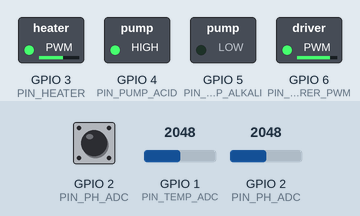
Recording of a sketch running on a simulated ESP32-S3. Parts: switched loads named in the sketch (green lamp = pin HIGH). The inputs (shaded band) are chosen by the test bench; at power-on: GPIO 1 (PIN_TEMP_ADC) = 2048, GPIO 2 (PIN_PH_ADC) = 2048, GPIO 2 (PIN_PH_ADC) HIGH. What the sketch prints to the serial monitor is not drawn.

Above: at 1.2 s.
1.3 s: GPIO 1 (PIN_TEMP_ADC) set to 1850
2.8 s: GPIO 1 (PIN_TEMP_ADC) set to 1744
At 3.6 s:
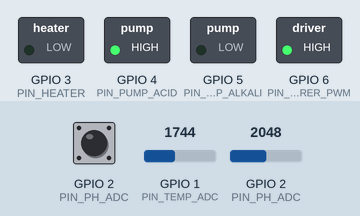
4.3 s: GPIO 2 (PIN_PH_ADC) set to 1879
5.8 s: GPIO 2 (PIN_PH_ADC) set to 1836
At 6.4 s:
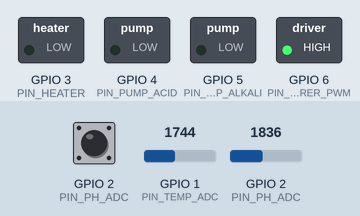
7.3 s: GPIO 1 (PIN_TEMP_ADC) set to 2047
At 8.5 s:
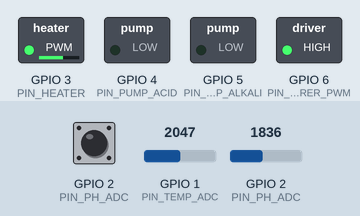
8.8 s: GPIO 2 (PIN_PH_ADC) set to 1460
At 9.3 s:
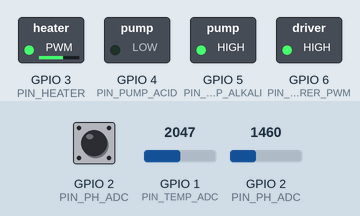
Timing chart, 0 to 11.3 s (numbered marks = the images above; inputs shaded):
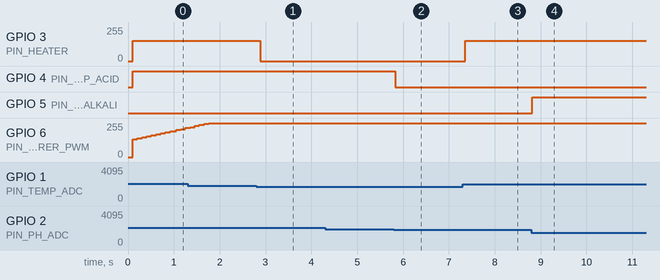

Measured:
- the behaviour switches between 1814 and 1813 on GPIO 1 (PIN_TEMP_ADC) (found by bisection; images 0 and 1)
- the behaviour switches between 1837 and 1836 on GPIO 2 (PIN_PH_ADC) (found by bisection; images 1 and 2)
- after the input at 2.8 s, GPIO 3 (PIN_HEATER): 152/255 → 0/255 after 0.08 s
- after the input at 4.3 s, every drawn part: stays the same
- after the input at 5.8 s, GPIO 4 (PIN_PUMP_ACID): HIGH → LOW at once
- after the input at 7.3 s, GPIO 3 (PIN_HEATER): 0/255 → 152/255 after 0.06 s
- after the input at 8.8 s, GPIO 5 (PIN_PUMP_ALKALI): LOW → HIGH at once

The sketch:

nano_controller.ino
```cpp
/*
 * Bioreactor — Arduino Nano ESP32 (ESP32-S3) controller
 * ======================================================
 * Sits next to the hardware: reads sensors, drives actuators and runs the local
 * control loop. It does NOT connect to WiFi — it exchanges line-delimited JSON
 * with the DevKitC bridge over UART.
 *
 * Implemented from the team spec (items 1-6):
 *   1. Heater is PWM (ledcWrite) with a hard 60% duty cap (never 100% = 48 W
 *      on a 30 W element).
 *   2. Telemetry uses the course JSON shape, sent every 1 s:
 *        { device, seq, window{start,end,seconds,samples},
 *          temperature_C/pH/rpm -> {mean,min,max},   // ~10 readings averaged
 *          actuators_avg -> {heater_pwm, motor_pwm, acid_pwm, base_pwm},  //
 * 0..1 setpoints -> {temperature_C, pH, rpm}, mode, sp_source, alarms[] } The
 * DevKitC adds the unix timestamps (NTP).
 *   3. Commands carry an id, use temperature_C (not temp), and the Nano
 *      range-checks every setpoint (25-35 C, 500-1500 RPM, pH 3-7) and replies
 *      on the UART with {id, ok, applied} (the bridge forwards it to MQTT ack).
 *   5. Stirring uses a Hall sensor at 70 pulses/rev and PI control on the RPM
 *      error (no longer a straight setpoint -> PWM map).
 *
 * Wiring to the DevKitC (UART, crossed):
 *   Nano TX (D1)  -> DevKit RX2 (GPIO16)
 *   Nano RX (D0)  <- DevKit TX2 (GPIO17)
 *   GND           <-> GND
 *
 * Required libraries: ArduinoJson (Benoit Blanchon)
 * Board package: Arduino Nano ESP32
 */

#include <ArduinoJson.h>

// ---------------------------------------------------------------- identity
const char* DEVICE_ID = "bio1";  // matches MQTT_DEVICE_ID on the server

// ---------------------------------------------------------------- pin map
const int PIN_TEMP_ADC = A0;    // thermistor divider (10 k NTC + 10 k series)
const int PIN_PH_ADC = A1;      // pH probe conditioning board
const int PIN_RPM_SENSOR = 2;   // RPM sensor (Hall effect = 70 pulses/rev)
const int PIN_HEATER = 3;       // heater (PWM, 3 Ohm / 30 W)
const int PIN_PUMP_ACID = 4;    // acid peristaltic pump
const int PIN_PUMP_ALKALI = 5;  // alkali (base) peristaltic pump
const int PIN_STIRRER_PWM = 6;  // stirring motor (PWM)

// UART + timing.
const unsigned long UART_BAUD = 115200;
const unsigned long SAMPLE_MS = 100;   // sample sensors at 10 Hz
const unsigned long WINDOW_MS = 1000;  // 1 s telemetry window

// Thermistor (10 kOhm NTC, beta model).
const float R_REF = 10000.0f;
const float R_NOM = 10000.0f;
const float B_COEF = 3950.0f;
const float T_NOM = 298.15f;

// pH calibration — CALIBRATE WITH BUFFER SOLUTIONS.
// pH calibration from the 18 Nov buffer test (pH 4 = 1.26 V, pH 7 = 1.86 V,
// pH 10 = 2.60 V). The response bends at pH 7, so two straight segments.
const float PH7_VOLTS      = 1.86f;
const float PH_LOW_SLOPE   = 5.000f;   // pH 3 to 7 (V <= 1.86)
const float PH_LOW_OFFSET  = -2.300f;
const float PH_HIGH_SLOPE  = 4.054f;   // above pH 7 (V > 1.86)
const float PH_HIGH_OFFSET = -0.541f;

// RPM sensor.
const float PULSES_PER_REV = 70.0f;  // Hall sensor: 70 pulses/rev (item 5)

// Heater safety cap.
const float HEATER_MAX = 0.60f;  // 60% max duty

// Stirring PI controller (item 5): tracks RPM instead of open-loop mapping.
const float KP = 0.0005f;  // duty per RPM of error
const float KI = 0.0003f;  // duty per (RPM·s) of accumulated error
const float RPM_INTEGRAL_LIMIT = 0.5f / KI;
float rpmIntegral = 0.0f;

// Control setpoints (overwritten by commands from the dashboard).
float setpointTemp = 30.0f;
float setpointPh = 5.0f;
float setpointRpm = 1000.0f;
String mode = "auto";
String spSource = "default";  // "default" | "dashboard"

// Actuator duties (0..1). Pumps are on/off so their duty is 0 or 1.
float heaterDuty = 0.0f;
float motorDuty = 0.0f;
float acidDuty = 0.0f;
float baseDuty = 0.0f;

// RPM measurement.
volatile unsigned long pulseCount = 0;
unsigned long lastRpmMillis = 0;
float measuredRpm = 0.0f;

// Telemetry window accumulators.
unsigned long windowStart = 0;
int sampleCount = 0;
float tempSum = 0, tempMin = 1e9f, tempMax = -1e9f;
float phSum = 0, phMin = 1e9f, phMax = -1e9f;
float rpmSum = 0, rpmMin = 1e9f, rpmMax = -1e9f;
unsigned long seq = 0;

unsigned long lastSample = 0;
String rxLine = "";

void IRAM_ATTR rpmISR() { pulseCount++; }

// ---------------------------------------------------------------- sensors
float readTemperatureC() {
  int raw = analogRead(PIN_TEMP_ADC);
  if (raw <= 0) raw = 1;        // avoid division by zero at the low end
  if (raw >= 4095) raw = 4094;  // avoid division by zero at the high end
  // NTC is the BOTTOM leg of the divider (NTC -> GND), with the 10 kOhm
  // reference resistor on top (VCC):  Vout = Vcc * R_ntc / (R_ntc + R_ref)
  float r = R_REF * (float)raw / (4095.0f - (float)raw);
  float tempK = 1.0f / ((1.0f / T_NOM) + logf(r / R_NOM) / B_COEF);
  return tempK - 273.15f;
}

float readPH() {
  // analogReadMilliVolts uses the ESP32's ADC calibration, the same reading
  // the calibration above was taken with.
  float volts = analogReadMilliVolts(PIN_PH_ADC) / 1000.0f;
  return (volts <= PH7_VOLTS) ? PH_LOW_SLOPE * volts + PH_LOW_OFFSET
                              : PH_HIGH_SLOPE * volts + PH_HIGH_OFFSET;
}

float readRPM() {
  unsigned long now = millis();
  float elapsed = (now - lastRpmMillis) / 1000.0f;
  if (elapsed < 0.05f) return measuredRpm;
  measuredRpm = (pulseCount * 60.0f) / PULSES_PER_REV / elapsed;
  pulseCount = 0;
  lastRpmMillis = now;
  return measuredRpm;
}

// ---------------------------------------------------------------- actuators
// Arduino-ESP32 core 2.x (e.g. the Arduino Nano ESP32 board package) uses
// ledcSetup + ledcAttachPin with a channel number, while core 3.x uses
// ledcAttach with the pin directly. These wrappers keep the control code
// identical on both cores.
static const int LEDC_CH_HEATER = 0;
static const int LEDC_CH_STIRRER = 1;
static const int LEDC_FREQ = 5000;  // 5 kHz
static const int LEDC_RES = 8;      // 8-bit duty

#if ESP_ARDUINO_VERSION_MAJOR >= 3
void pwmAttach(int pin, int channel, int freq, int res) {
  (void)channel;
  ledcAttach(pin, freq, res);
}
void pwmWrite(int pin, int channel, int duty) {
  (void)channel;
  ledcWrite(pin, duty);
}
#else
void pwmAttach(int pin, int channel, int freq, int res) {
  ledcSetup(channel, freq, res);
  ledcAttachPin(pin, channel);
}
void pwmWrite(int pin, int channel, int duty) {
  (void)pin;
  ledcWrite(channel, duty);
}
#endif

void setHeaterDuty(float d) {
  heaterDuty = constrain(d, 0.0f, HEATER_MAX);  // hard 60% cap
  pwmWrite(PIN_HEATER, LEDC_CH_HEATER, (int)(heaterDuty * 255.0f));
}

void setMotorDuty(float d) {
  motorDuty = constrain(d, 0.0f, 1.0f);
  pwmWrite(PIN_STIRRER_PWM, LEDC_CH_STIRRER, (int)(motorDuty * 255.0f));
}

void setAcidDuty(float d) {
  acidDuty = d > 0.5f ? 1.0f : 0.0f;
  digitalWrite(PIN_PUMP_ACID, acidDuty > 0.5f ? HIGH : LOW);
}

void setBaseDuty(float d) {
  baseDuty = d > 0.5f ? 1.0f : 0.0f;
  digitalWrite(PIN_PUMP_ALKALI, baseDuty > 0.5f ? HIGH : LOW);
}

void updateStirrerPI(float rpm) {
  if (setpointRpm <= 0) {
    setMotorDuty(0.0f);
    rpmIntegral = 0.0f;
    return;
  }
  float error = setpointRpm - rpm;
  rpmIntegral += error * (SAMPLE_MS / 1000.0f);  // dt = sample period
  rpmIntegral = constrain(rpmIntegral, -RPM_INTEGRAL_LIMIT,
                          RPM_INTEGRAL_LIMIT);  // anti-windup
  setMotorDuty(KP * error + KI * rpmIntegral);
}

void controlLoop(float t, float p, float r) {
  if (mode != "auto") return;  // manual mode: duties come from control commands

  // Heater: hysteresis at the 60% cap (never 100%).
  if (t < setpointTemp - 0.25f)
    setHeaterDuty(HEATER_MAX);
  else if (t > setpointTemp + 0.25f)
    setHeaterDuty(0.0f);

  // pH: add acid / base.
  if (p > setpointPh + 0.1f) {
    setAcidDuty(1.0f);
    setBaseDuty(0.0f);
  } else if (p < setpointPh - 0.1f) {
    setBaseDuty(1.0f);
    setAcidDuty(0.0f);
  } else {
    setAcidDuty(0.0f);
    setBaseDuty(0.0f);
  }

  // Stirring: PI control on RPM error (item 5).
  updateStirrerPI(r);
}

// ---------------------------------------------------------------- telemetry
void resetWindow(unsigned long startMs) {
  windowStart = startMs;
  sampleCount = 0;
  tempSum = phSum = rpmSum = 0.0f;
  tempMin = phMin = rpmMin = 1e9f;
  tempMax = phMax = rpmMax = -1e9f;
}

void accumulate(float t, float p, float r) {
  tempSum += t;
  tempMin = min(tempMin, t);
  tempMax = max(tempMax, t);
  phSum += p;
  phMin = min(phMin, p);
  phMax = max(phMax, p);
  rpmSum += r;
  rpmMin = min(rpmMin, r);
  rpmMax = max(rpmMax, r);
  sampleCount++;
}

void sendTelemetry(unsigned long endMs) {
  float n = sampleCount > 0 ? (float)sampleCount : 1.0f;

  JsonDocument doc;
  doc["device"] = DEVICE_ID;
  doc["seq"] = ++seq;

  JsonObject win = doc.createNestedObject("window");
  win["start"] = windowStart;  // ms since Nano boot (DevKitC stamps unix)
  win["end"] = endMs;
  win["seconds"] = (endMs - windowStart) / 1000.0f;
  win["samples"] = sampleCount;

  JsonObject tc = doc.createNestedObject("temperature_C");
  tc["mean"] = tempSum / n;
  tc["min"] = tempMin;
  tc["max"] = tempMax;
  JsonObject pc = doc.createNestedObject("pH");
  pc["mean"] = phSum / n;
  pc["min"] = phMin;
  pc["max"] = phMax;
  JsonObject rc = doc.createNestedObject("rpm");
  rc["mean"] = rpmSum / n;
  rc["min"] = rpmMin;
  rc["max"] = rpmMax;

  JsonObject act = doc.createNestedObject("actuators_avg");
  act["heater_pwm"] = heaterDuty;
  act["motor_pwm"] = motorDuty;
  act["acid_pwm"] = acidDuty;
  act["base_pwm"] = baseDuty;

  JsonObject sp = doc.createNestedObject("setpoints");
  sp["temperature_C"] = setpointTemp;
  sp["pH"] = setpointPh;
  sp["rpm"] = setpointRpm;

  doc["mode"] = mode;
  doc["sp_source"] = spSource;
  doc.createNestedArray("alarms");  // empty for now

  serializeJson(doc, Serial1);
  Serial1.print('\n');
}

// ---------------------------------------------------------------- commands
void sendSetpointAck(const char* id, bool ok) {
  JsonDocument doc;
  doc["id"] = id;
  doc["ok"] = ok;
  JsonObject ap = doc.createNestedObject("applied");
  ap["temperature_C"] = setpointTemp;
  ap["pH"] = setpointPh;
  ap["rpm"] = setpointRpm;
  serializeJson(doc, Serial1);
  Serial1.print('\n');
}

void sendControlAck(const char* id, bool ok) {
  JsonDocument doc;
  doc["id"] = id;
  doc["ok"] = ok;
  JsonObject ap = doc.createNestedObject("applied");
  ap["heater_pwm"] = heaterDuty;
  ap["motor_pwm"] = motorDuty;
  ap["acid_pwm"] = acidDuty;
  ap["base_pwm"] = baseDuty;
  serializeJson(doc, Serial1);
  Serial1.print('\n');
}

void applyCommand(const JsonDocument& cmd) {
  const char* id = cmd["id"] | "";
  const char* type = cmd["type"] | "";
  JsonObjectConst p = cmd["payload"].as<JsonObjectConst>();

  if (String(type) == "setpoints") {
    bool ok = true;

    if (p["temperature_C"].is<float>()) {
      float v = p["temperature_C"].as<float>();
      ok = ok && (v >= 25.0f && v <= 35.0f);
      setpointTemp = constrain(v, 25.0f, 35.0f);
    }
    if (p["pH"].is<float>()) {
      float v = p["pH"].as<float>();
      ok = ok && (v >= 3.0f && v <= 7.0f);
      setpointPh = constrain(v, 3.0f, 7.0f);
    }
    if (p["rpm"].is<float>()) {
      float v = p["rpm"].as<float>();
      ok = ok && (v >= 500.0f && v <= 1500.0f);
      setpointRpm = constrain(v, 500.0f, 1500.0f);
    }
    if (p["mode"].is<const char*>()) mode = p["mode"].as<const char*>();

    spSource = "dashboard";
    sendSetpointAck(id, ok);
    Serial.printf("[cmd] setpoints %.1f C / pH %.1f / %.0f RPM / %s (ok=%d)\n",
                  setpointTemp, setpointPh, setpointRpm, mode.c_str(), ok);
  } else if (String(type) == "control") {
    if (p["heater_pwm"].is<float>()) setHeaterDuty(p["heater_pwm"].as<float>());
    if (p["motor_pwm"].is<float>()) setMotorDuty(p["motor_pwm"].as<float>());
    if (p["acid_pwm"].is<float>()) setAcidDuty(p["acid_pwm"].as<float>());
    if (p["base_pwm"].is<float>()) setBaseDuty(p["base_pwm"].as<float>());
    sendControlAck(id, true);
    Serial.println("[cmd] actuator override applied");
  }
}

void readCommands() {
  while (Serial1.available()) {
    char c = (char)Serial1.read();
    if (c == '\n') {
      if (rxLine.length() > 0) {
        JsonDocument cmd;
        DeserializationError err = deserializeJson(cmd, rxLine);
        if (!err) applyCommand(cmd);
        rxLine = "";
      }
    } else if (rxLine.length() < 512) {
      rxLine += c;
    }
  }
}

// ---------------------------------------------------------------- setup/loop
void setup() {
  Serial.begin(115200);      // USB debug
  Serial1.begin(UART_BAUD);  // UART to DevKitC bridge

  pinMode(PIN_TEMP_ADC, INPUT);
  pinMode(PIN_PH_ADC, INPUT);
  pinMode(PIN_RPM_SENSOR, INPUT_PULLUP);
  pinMode(PIN_HEATER, OUTPUT);
  pinMode(PIN_PUMP_ACID, OUTPUT);
  pinMode(PIN_PUMP_ALKALI, OUTPUT);
  pinMode(PIN_STIRRER_PWM, OUTPUT);
  digitalWrite(PIN_PUMP_ACID, LOW);
  digitalWrite(PIN_PUMP_ALKALI, LOW);

  pwmAttach(PIN_HEATER, LEDC_CH_HEATER, LEDC_FREQ,
            LEDC_RES);  // heater PWM (60% cap applied in setHeaterDuty)
  pwmAttach(PIN_STIRRER_PWM, LEDC_CH_STIRRER, LEDC_FREQ,
            LEDC_RES);  // stirrer PWM
  pwmWrite(PIN_HEATER, LEDC_CH_HEATER, 0);
  pwmWrite(PIN_STIRRER_PWM, LEDC_CH_STIRRER, 0);

  attachInterrupt(digitalPinToInterrupt(PIN_RPM_SENSOR), rpmISR, FALLING);

  resetWindow(millis());
  lastRpmMillis = millis();
  Serial.println("Nano ESP32 bioreactor controller booted.");
}

void loop() {
  unsigned long now = millis();

  if (now - lastSample >= SAMPLE_MS) {
    lastSample = now;
    float t = readTemperatureC();
    float p = readPH();
    float r = readRPM();
    controlLoop(t, p, r);
    accumulate(t, p, r);
  }

  readCommands();

  if (now - windowStart >= WINDOW_MS) {
    sendTelemetry(now);
    resetWindow(now);
  }

  delay(10);
}
```
